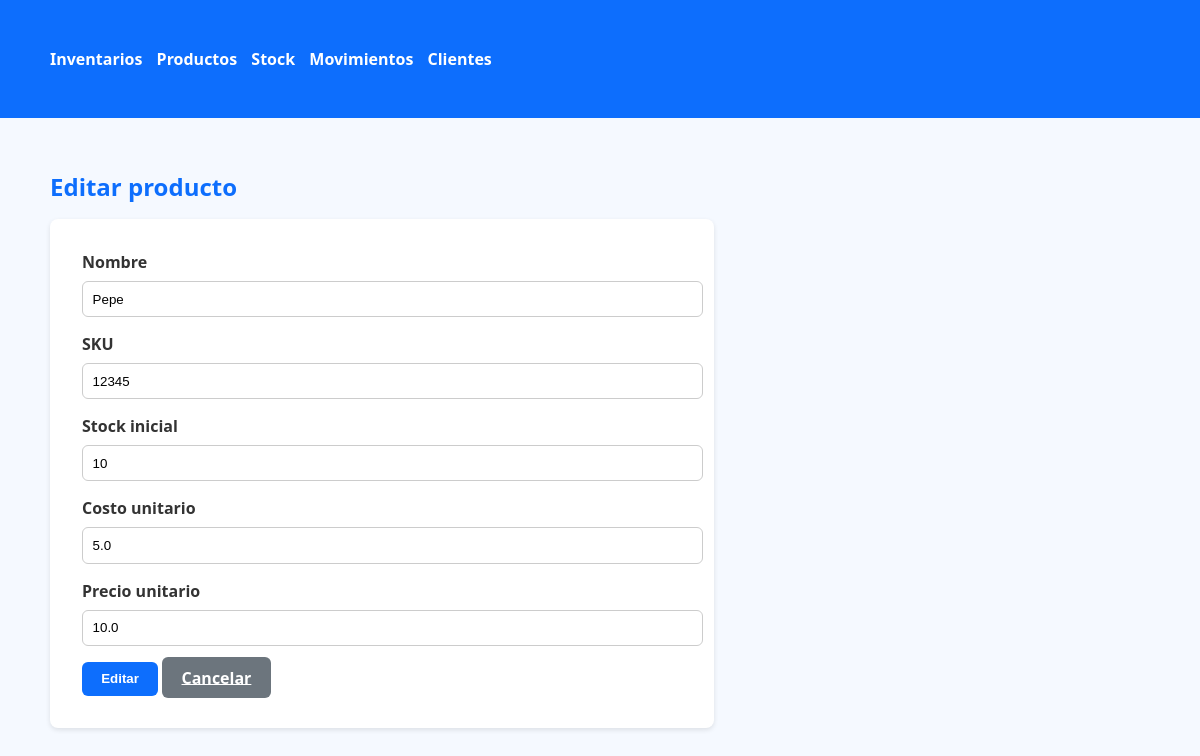
/products/1/edit, run on the app's committed database.
### app.py (models this page shows)
class Product(db.Model):
    id = db.Column(db.Integer, primary_key=True)
    name = db.Column(db.String(100), nullable=False)
    sku = db.Column(db.String(50), unique=True, nullable=True)
    stock = db.Column(db.Integer, default=0)
    cost = db.Column(db.Float, default=0)   # costo unitario
    price = db.Column(db.Float, default=0)  # precio unitario
    created_at = db.Column(db.DateTime, default=datetime.utcnow)

### app.py (the view, shortened to what this page needs)
@app.route('/products/<int:product_id>/edit', methods=['GET', 'POST'])
def edit_product(product_id):
    p = Product.query.get_or_404(product_id)
    return render_template('product_form.html', action='Editar', product=p)

### templates/product_form.html
{% extends 'base.html' %}
{% block content %}
<h2>{{ action }} producto</h2>
<form method="post">
  <div class="mb-3">
    <label class="form-label">Nombre</label>
    <input class="form-control" name="name" value="{{ product.name if product else '' }}" required>
  </div>
  <div class="mb-3">
    <label class="form-label">SKU</label>
    <input class="form-control" name="sku" value="{{ product.sku if product else '' }}">
  </div>
  <div class="mb-3">
    <label class="form-label">Stock inicial</label>
    <input class="form-control" name="stock" type="number" min="0" value="{{ product.stock if product else 0 }}">
  </div>
  <div class="mb-3">
    <label class="form-label">Costo unitario</label>
    <input class="form-control" name="cost" type="number" step="0.01"
          value="{{ product.cost if product else 0 }}">
  </div>
  <div class="mb-3">
    <label class="form-label">Precio unitario</label>
    <input class="form-control" name="price" type="number" step="0.01"
          value="{{ product.price if product else 0 }}">
  </div>
  <button class="btn btn-primary">{{ action }}</button>
  <a class="btn btn-secondary" href="{{ url_for('products') }}">Cancelar</a>
</form>
{% endblock %}

### static/styles/style.css (style rules this page uses)
body { font-family: "Segoe UI", Tahoma, sans-serif; margin: 0; padding: 0; background-color: #f5f9ff; color: #333; }
h1, h2, h3 { color: #0d6efd; margin-bottom: 1rem; }
form { background: white; padding: 2rem; border-radius: 8px; box-shadow: 0 2px 5px rgba(0,0,0,0.1); max-width: 600px; }
label { font-weight: 600; margin-bottom: 0.5rem; display: block; }
input, select { width: 100%; padding: 0.6rem; margin-bottom: 1rem; border: 1px solid #ccc; border-radius: 6px; }
.btn { padding: 0.6rem 1.2rem; border: none; border-radius: 6px; cursor: pointer; font-weight: bold; }
.btn-primary { background-color: #0d6efd; color: white; }
.btn-secondary { background-color: #6c757d; color: white; }

### data on the page
Product: name "Pepe", sku "12345", stock "10", cost "5.0", price "10.0"

### other printed values
{{ action }} "Editar"
